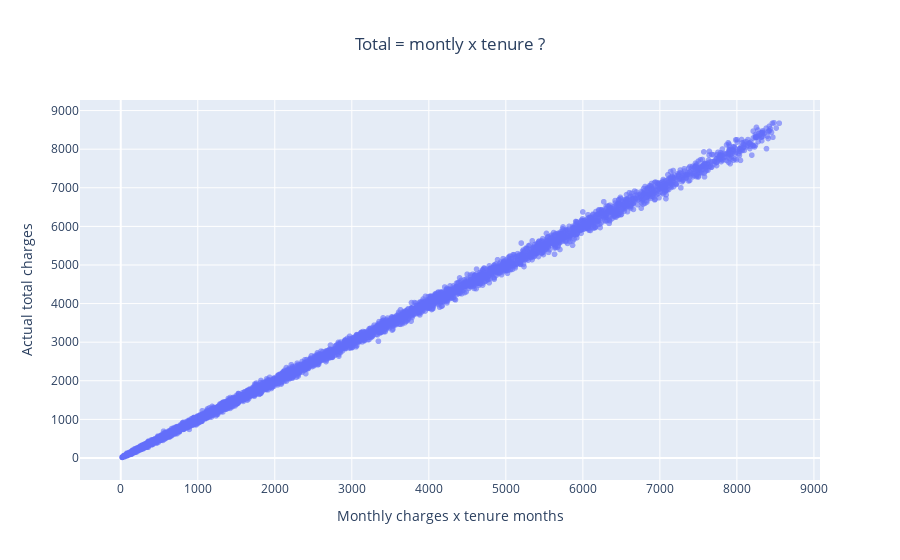

Write notebook code for a chart like this one.
### Code cell
fig = px.scatter(
    x=df['Monthly Charges'] * df['Tenure Months'],   # computed inline
    y=df['Total Charges'],
    title="Total = montly x tenure ?",
    opacity=0.6,
    labels={
        "x": "Monthly charges x tenure months",
        "y": "Actual total charges"
    }
)

fig.update_traces(marker=dict(size=6))
fig.update_layout(title_x=0.5)
fig.show()

### Figure 1 — Plotly figure (JSON) as saved in the notebook; plotly's stock layout.template omitted (floating-point values rounded to 4 significant figures; data arrays with more than 128 entries replaced by an {"elided": "..."} marker saying what was removed)
{"data": [{"hovertemplate": "Monthly charges x tenure months=%{x}<br>Actual total charges=%{y}<extra></extra>", "legendgroup": "", "marker": {"color": "#636efa", "opacity": 0.6, "size": 6, "symbol": "circle"}, "mode": "markers", "name": "", "showlegend": false, "type": "scattergl", "x": {"elided": "7043 float values"}, "xaxis": "x", "y": {"elided": "7043 float values"}, "yaxis": "y"}], "layout": {"legend": {"tracegroupgap": 0}, "title": {"text": "Total = montly x tenure ?", "x": 0.5}, "xaxis": {"anchor": "y", "domain": [0, 1], "title": {"text": "Monthly charges x tenure months"}}, "yaxis": {"anchor": "x", "domain": [0, 1], "title": {"text": "Actual total charges"}}}}
